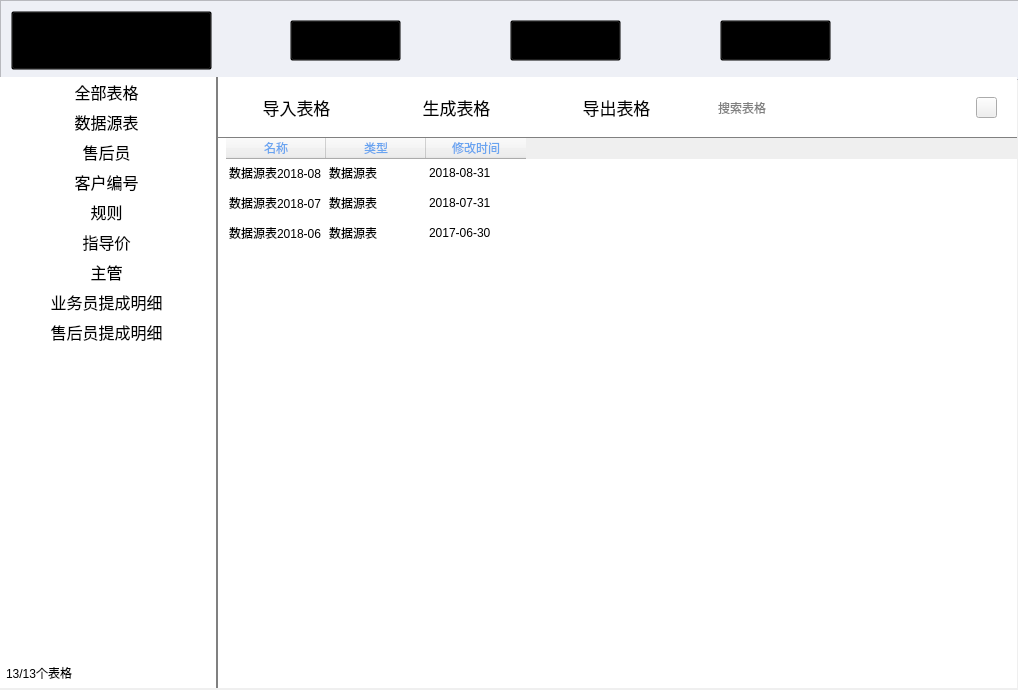
<?xml version="1.0" encoding="UTF-8"?>
<ui version="4.0">
 <class>manageWidget</class>
 <widget class="QWidget" name="manageWidget">
  <property name="geometry">
   <rect>
    <x>0</x>
    <y>0</y>
    <width>1018</width>
    <height>690</height>
   </rect>
  </property>
  <property name="windowTitle">
   <string>表单管理</string>
  </property>
  <property name="styleSheet">
   <string notr="true"/>
  </property>
  <widget class="QStackedWidget" name="stackedWidget">
   <property name="geometry">
    <rect>
     <x>-4</x>
     <y>77</y>
     <width>1021</width>
     <height>611</height>
    </rect>
   </property>
   <property name="styleSheet">
    <string notr="true"/>
   </property>
   <property name="currentIndex">
    <number>0</number>
   </property>
   <widget class="QWidget" name="page">
    <property name="styleSheet">
     <string notr="true">QWidget#page{
	background: white;
}</string>
    </property>
    <widget class="QListWidget" name="selectListWidget">
     <property name="geometry">
      <rect>
       <x>0</x>
       <y>0</y>
       <width>221</width>
       <height>291</height>
      </rect>
     </property>
     <property name="styleSheet">
      <string notr="true">QListWidget#selectListWidget{
	border: 0px;
	font-size: 16px;
}

QListWidget#selectListWidget::item{
	height: 30px;
}</string>
     </property>
     <item>
      <property name="text">
       <string>全部表格</string>
      </property>
      <property name="textAlignment">
       <set>AlignHCenter|AlignVCenter|AlignCenter</set>
      </property>
     </item>
     <item>
      <property name="text">
       <string>数据源表</string>
      </property>
      <property name="textAlignment">
       <set>AlignHCenter|AlignVCenter|AlignCenter</set>
      </property>
     </item>
     <item>
      <property name="text">
       <string>售后员</string>
      </property>
      <property name="textAlignment">
       <set>AlignHCenter|AlignVCenter|AlignCenter</set>
      </property>
     </item>
     <item>
      <property name="text">
       <string>客户编号</string>
      </property>
      <property name="textAlignment">
       <set>AlignHCenter|AlignVCenter|AlignCenter</set>
      </property>
     </item>
     <item>
      <property name="text">
       <string>规则</string>
      </property>
      <property name="textAlignment">
       <set>AlignHCenter|AlignVCenter|AlignCenter</set>
      </property>
     </item>
     <item>
      <property name="text">
       <string>指导价</string>
      </property>
      <property name="textAlignment">
       <set>AlignHCenter|AlignVCenter|AlignCenter</set>
      </property>
     </item>
     <item>
      <property name="text">
       <string>主管</string>
      </property>
      <property name="textAlignment">
       <set>AlignHCenter|AlignVCenter|AlignCenter</set>
      </property>
     </item>
     <item>
      <property name="text">
       <string>业务员提成明细</string>
      </property>
      <property name="textAlignment">
       <set>AlignHCenter|AlignVCenter|AlignCenter</set>
      </property>
     </item>
     <item>
      <property name="text">
       <string>售后员提成明细</string>
      </property>
      <property name="textAlignment">
       <set>AlignHCenter|AlignVCenter|AlignCenter</set>
      </property>
     </item>
    </widget>
    <widget class="Line" name="vline">
     <property name="geometry">
      <rect>
       <x>220</x>
       <y>0</y>
       <width>16</width>
       <height>621</height>
      </rect>
     </property>
     <property name="styleSheet">
      <string notr="true">QFrame#vline{
	border: 2px;
	border-left: 2px solid gray;
}</string>
     </property>
     <property name="orientation">
      <enum>Qt::Vertical</enum>
     </property>
    </widget>
    <widget class="QLabel" name="label">
     <property name="geometry">
      <rect>
       <x>10</x>
       <y>580</y>
       <width>211</width>
       <height>31</height>
      </rect>
     </property>
     <property name="text">
      <string>13/13个表格</string>
     </property>
    </widget>
    <widget class="QLabel" name="imageLabel">
     <property name="geometry">
      <rect>
       <x>1</x>
       <y>290</y>
       <width>221</width>
       <height>291</height>
      </rect>
     </property>
     <property name="styleSheet">
      <string notr="true">QLabel#imageLabel{
	border-image: url(:/img/草原.png);
	color: white;
	font-weight: bold;
}</string>
     </property>
     <property name="text">
      <string>&lt;html&gt;&lt;head/&gt;&lt;body&gt;&lt;p align=&quot;center&quot;&gt;&lt;span style=&quot; font-size:20pt;&quot;&gt;昆山道普&lt;/span&gt;&lt;/p&gt;&lt;p align=&quot;center&quot;&gt;&lt;span style=&quot; font-size:20pt;&quot;&gt;润滑科技&lt;/span&gt;&lt;/p&gt;&lt;p align=&quot;center&quot;&gt;&lt;span style=&quot; font-size:20pt;&quot;&gt;有限公司&lt;/span&gt;&lt;/p&gt;&lt;/body&gt;&lt;/html&gt;</string>
     </property>
    </widget>
    <widget class="Line" name="hLine">
     <property name="geometry">
      <rect>
       <x>220</x>
       <y>60</y>
       <width>801</width>
       <height>31</height>
      </rect>
     </property>
     <property name="styleSheet">
      <string notr="true">QFrame#hLine{
	border-top: 1px solid gray;
}</string>
     </property>
     <property name="orientation">
      <enum>Qt::Horizontal</enum>
     </property>
    </widget>
    <widget class="QPushButton" name="importPushButton">
     <property name="geometry">
      <rect>
       <x>240</x>
       <y>10</y>
       <width>121</width>
       <height>41</height>
      </rect>
     </property>
     <property name="styleSheet">
      <string notr="true">QPushButton{
	background: white;
	border: none;
	font-family: &quot;微软雅黑&quot;;
	font-size: 17px;
	qproperty-icon: url(:/img/import.png)
}

QPushButton:hover{
	border: 1px solid rgb(105, 164, 240);
	border-radius: 5px;
	color: rgb(85, 170, 255);
}</string>
     </property>
     <property name="text">
      <string>导入表格</string>
     </property>
    </widget>
    <widget class="QPushButton" name="generatePushButton_2">
     <property name="geometry">
      <rect>
       <x>560</x>
       <y>10</y>
       <width>121</width>
       <height>41</height>
      </rect>
     </property>
     <property name="styleSheet">
      <string notr="true">QPushButton{
	background: white;
	border: none;
	font-family: &quot;微软雅黑&quot;;
	font-size: 17px;
}

QPushButton:hover{
	border: 1px solid rgb(105, 164, 240);
	border-radius: 5px;
	color: rgb(85, 170, 255);
}</string>
     </property>
     <property name="text">
      <string>导出表格</string>
     </property>
     <property name="icon">
      <iconset resource="resources.qrc">
       <normaloff>:/img/export.png</normaloff>:/img/export.png</iconset>
     </property>
    </widget>
    <widget class="QPushButton" name="generatePushButton">
     <property name="geometry">
      <rect>
       <x>400</x>
       <y>10</y>
       <width>121</width>
       <height>41</height>
      </rect>
     </property>
     <property name="styleSheet">
      <string notr="true">QPushButton{
	background: white;
	border: none;
	font-family: &quot;微软雅黑&quot;;
	font-size: 17px;
}

QPushButton:hover{
	border: 1px solid rgb(105, 164, 240);
	border-radius: 5px;
	color: rgb(85, 170, 255);
}</string>
     </property>
     <property name="text">
      <string>生成表格</string>
     </property>
     <property name="icon">
      <iconset resource="resources.qrc">
       <normaloff>:/img/generate.png</normaloff>:/img/generate.png</iconset>
     </property>
    </widget>
    <widget class="QLineEdit" name="searchLineEdit">
     <property name="geometry">
      <rect>
       <x>720</x>
       <y>10</y>
       <width>261</width>
       <height>41</height>
      </rect>
     </property>
     <property name="toolTip">
      <string>&lt;html&gt;&lt;head/&gt;&lt;body&gt;&lt;p&gt;你好啊&lt;/p&gt;&lt;/body&gt;&lt;/html&gt;</string>
     </property>
     <property name="styleSheet">
      <string notr="true">QLineEdit#searchLineEdit{
	border-top: 0px;
	border-left: 0px;
	border-right: 0px;
	border-bottom: 0px;
	background: rgb(0,0,0,0);
	font-family: &quot;微软雅黑&quot;;
}</string>
     </property>
     <property name="placeholderText">
      <string>搜索表格</string>
     </property>
    </widget>
    <widget class="QTableWidget" name="listTableWidget">
     <property name="geometry">
      <rect>
       <x>230</x>
       <y>60</y>
       <width>791</width>
       <height>521</height>
      </rect>
     </property>
     <property name="styleSheet">
      <string notr="true">QTableWidget{
	border: 0px;
}

QHeaderView::section::horizontal{
	color: rgb(105, 164, 240);
}</string>
     </property>
     <property name="gridStyle">
      <enum>Qt::NoPen</enum>
     </property>
     <attribute name="verticalHeaderVisible">
      <bool>false</bool>
     </attribute>
     <row>
      <property name="text">
       <string>1</string>
      </property>
     </row>
     <row>
      <property name="text">
       <string>2</string>
      </property>
     </row>
     <row>
      <property name="text">
       <string>3</string>
      </property>
     </row>
     <column>
      <property name="text">
       <string>名称</string>
      </property>
     </column>
     <column>
      <property name="text">
       <string>类型</string>
      </property>
     </column>
     <column>
      <property name="text">
       <string>修改时间</string>
      </property>
     </column>
     <item row="0" column="0">
      <property name="text">
       <string>数据源表2018-08</string>
      </property>
     </item>
     <item row="0" column="1">
      <property name="text">
       <string>数据源表</string>
      </property>
     </item>
     <item row="0" column="2">
      <property name="text">
       <string>2018-08-31</string>
      </property>
     </item>
     <item row="1" column="0">
      <property name="text">
       <string>数据源表2018-07</string>
      </property>
     </item>
     <item row="1" column="1">
      <property name="text">
       <string>数据源表</string>
      </property>
     </item>
     <item row="1" column="2">
      <property name="text">
       <string>2018-07-31</string>
      </property>
     </item>
     <item row="2" column="0">
      <property name="text">
       <string>数据源表2018-06</string>
      </property>
     </item>
     <item row="2" column="1">
      <property name="text">
       <string>数据源表</string>
      </property>
     </item>
     <item row="2" column="2">
      <property name="text">
       <string>2017-06-30</string>
      </property>
     </item>
    </widget>
    <widget class="QPushButton" name="searchPushButton">
     <property name="geometry">
      <rect>
       <x>980</x>
       <y>20</y>
       <width>21</width>
       <height>21</height>
      </rect>
     </property>
     <property name="styleSheet">
      <string notr="true">QPushButton#searchPushButton{
	border-image: url(:/img/搜索黑.png);
}

QPushButton#searchPushButton:hover{
	border-image: url(:/img/搜索蓝.png);
}</string>
     </property>
     <property name="text">
      <string/>
     </property>
    </widget>
    <zorder>imageLabel</zorder>
    <zorder>listTableWidget</zorder>
    <zorder>selectListWidget</zorder>
    <zorder>vline</zorder>
    <zorder>hLine</zorder>
    <zorder>importPushButton</zorder>
    <zorder>generatePushButton_2</zorder>
    <zorder>generatePushButton</zorder>
    <zorder>searchLineEdit</zorder>
    <zorder>label</zorder>
    <zorder>searchPushButton</zorder>
   </widget>
   <widget class="QWidget" name="page_2">
    <property name="styleSheet">
     <string notr="true">QWidget#page_2{
	background: white;
	border-image: url(:/img/乘风破浪.jpg);
}

QWidget{
	font-size: 20px;
	font-family: &quot;微软雅黑&quot;;
}

QComboBox {
        height: 25px;
        border-radius: 4px;
        border: 1px solid rgb(111, 156, 207);
        background: white;
}
QComboBox:enabled {
        color: rgb(84, 84, 84);
}
QComboBox:!enabled {
        color: rgb(80, 80, 80);
}
QComboBox:enabled:hover, QComboBox:enabled:focus {
        color: rgb(51, 51, 51);
}
QComboBox::drop-down {
        width: 20px;
        border: none;
        background: transparent;
}
QComboBox::drop-down:hover {
        background: rgba(255, 255, 255, 30);
}
QComboBox::down-arrow {
        image: url(:/White/arrowBottom);
}
QComboBox::down-arrow:on {
        /**top: 1px;**/
}
QComboBox QAbstractItemView {
        border: 1px solid rgb(111, 156, 207);
        background: white;
        outline: none;
}
QComboBox QAbstractItemView::item {
        height: 25px;
        color: rgb(73, 73, 73);
}
QComboBox QAbstractItemView::item:selected {
        background: rgb(232, 241, 250);
        color: rgb(2, 65, 132);
}
QLineEdit {
        border-radius: 4px;
        height: 25px;
        border: 1px solid rgb(111, 156, 207);
        background: white;
}
QLineEdit:enabled {
        color: rgb(84, 84, 84);
}
QLineEdit:enabled:hover, QLineEdit:enabled:focus {
        color: rgb(51, 51, 51);
}
QLineEdit:!enabled {
        color: rgb(80, 80, 80);
}
QPushButton{
        border-radius: 4px;
        border: none;
        width: 75px;
        height: 25px;
}
QPushButton:enabled {
        background: rgb(120, 170, 220);
        color: white;
}
QPushButton:!enabled {
        background: rgb(180, 180, 180);
        color: white;
}
QPushButton:enabled:hover{
        background: rgb(100, 160, 220);
}
QPushButton:enabled:pressed{
        background: rgb(0, 78, 161);
}
</string>
    </property>
    <widget class="QLabel" name="label_2">
     <property name="geometry">
      <rect>
       <x>60</x>
       <y>80</y>
       <width>111</width>
       <height>51</height>
      </rect>
     </property>
     <property name="text">
      <string>数据源表</string>
     </property>
    </widget>
    <widget class="QLabel" name="label_3">
     <property name="geometry">
      <rect>
       <x>550</x>
       <y>80</y>
       <width>111</width>
       <height>51</height>
      </rect>
     </property>
     <property name="text">
      <string>规则表</string>
     </property>
    </widget>
    <widget class="QLabel" name="label_4">
     <property name="geometry">
      <rect>
       <x>550</x>
       <y>240</y>
       <width>111</width>
       <height>51</height>
      </rect>
     </property>
     <property name="text">
      <string>售后员表</string>
     </property>
    </widget>
    <widget class="QLabel" name="label_5">
     <property name="geometry">
      <rect>
       <x>60</x>
       <y>240</y>
       <width>111</width>
       <height>51</height>
      </rect>
     </property>
     <property name="text">
      <string>主管表</string>
     </property>
    </widget>
    <widget class="QComboBox" name="dataSourceComboBox">
     <property name="geometry">
      <rect>
       <x>210</x>
       <y>91</y>
       <width>191</width>
       <height>31</height>
      </rect>
     </property>
     <item>
      <property name="text">
       <string>数据源表2018-08</string>
      </property>
     </item>
     <item>
      <property name="text">
       <string>数据源表2018-07</string>
      </property>
     </item>
     <item>
      <property name="text">
       <string>数据源表2018-06</string>
      </property>
     </item>
    </widget>
    <widget class="QComboBox" name="ruleComboBox">
     <property name="geometry">
      <rect>
       <x>700</x>
       <y>90</y>
       <width>191</width>
       <height>31</height>
      </rect>
     </property>
     <item>
      <property name="text">
       <string>规则表A</string>
      </property>
     </item>
    </widget>
    <widget class="QComboBox" name="comboBox_3">
     <property name="geometry">
      <rect>
       <x>700</x>
       <y>250</y>
       <width>191</width>
       <height>31</height>
      </rect>
     </property>
     <item>
      <property name="text">
       <string>售后员表2018-06</string>
      </property>
     </item>
    </widget>
    <widget class="QComboBox" name="comboBox_4">
     <property name="geometry">
      <rect>
       <x>210</x>
       <y>249</y>
       <width>191</width>
       <height>31</height>
      </rect>
     </property>
     <item>
      <property name="text">
       <string>主管表2018-06</string>
      </property>
     </item>
    </widget>
    <widget class="QPushButton" name="pushButton">
     <property name="geometry">
      <rect>
       <x>310</x>
       <y>440</y>
       <width>151</width>
       <height>41</height>
      </rect>
     </property>
     <property name="text">
      <string>生成提成表单</string>
     </property>
    </widget>
    <widget class="QProgressBar" name="progressBar">
     <property name="geometry">
      <rect>
       <x>510</x>
       <y>445</y>
       <width>191</width>
       <height>31</height>
      </rect>
     </property>
     <property name="value">
      <number>24</number>
     </property>
    </widget>
    <widget class="QLabel" name="label_6">
     <property name="geometry">
      <rect>
       <x>60</x>
       <y>160</y>
       <width>111</width>
       <height>51</height>
      </rect>
     </property>
     <property name="text">
      <string>指导价</string>
     </property>
    </widget>
    <widget class="QComboBox" name="dataSourceComboBox_2">
     <property name="geometry">
      <rect>
       <x>210</x>
       <y>170</y>
       <width>191</width>
       <height>31</height>
      </rect>
     </property>
     <item>
      <property name="text">
       <string>指导价表2018-08</string>
      </property>
     </item>
    </widget>
    <widget class="QLabel" name="label_7">
     <property name="geometry">
      <rect>
       <x>550</x>
       <y>160</y>
       <width>111</width>
       <height>51</height>
      </rect>
     </property>
     <property name="text">
      <string>客户编号</string>
     </property>
    </widget>
    <widget class="QComboBox" name="ruleComboBox_2">
     <property name="geometry">
      <rect>
       <x>700</x>
       <y>170</y>
       <width>191</width>
       <height>31</height>
      </rect>
     </property>
     <item>
      <property name="text">
       <string>客户编号表A</string>
      </property>
     </item>
    </widget>
    <widget class="QLabel" name="label_8">
     <property name="geometry">
      <rect>
       <x>60</x>
       <y>320</y>
       <width>151</width>
       <height>51</height>
      </rect>
     </property>
     <property name="text">
      <string>业务员提成明细</string>
     </property>
    </widget>
    <widget class="QLineEdit" name="lineEdit">
     <property name="geometry">
      <rect>
       <x>210</x>
       <y>330</y>
       <width>191</width>
       <height>31</height>
      </rect>
     </property>
    </widget>
    <widget class="QLineEdit" name="lineEdit_2">
     <property name="geometry">
      <rect>
       <x>700</x>
       <y>330</y>
       <width>191</width>
       <height>31</height>
      </rect>
     </property>
    </widget>
    <widget class="QLabel" name="label_9">
     <property name="geometry">
      <rect>
       <x>550</x>
       <y>320</y>
       <width>151</width>
       <height>51</height>
      </rect>
     </property>
     <property name="text">
      <string>售后员提成明细</string>
     </property>
    </widget>
   </widget>
   <widget class="QWidget" name="page_3">
    <property name="styleSheet">
     <string notr="true">QWidget#page_3{
	background: white;
}
QWidget{
	font-size: 20px;
	font-family: &quot;微软雅黑&quot;;
}

QComboBox {
        height: 25px;
        border-radius: 4px;
        border: 1px solid rgb(111, 156, 207);
        background: white;
}
QComboBox:enabled {
        color: rgb(84, 84, 84);
}
QComboBox:!enabled {
        color: rgb(80, 80, 80);
}
QComboBox:enabled:hover, QComboBox:enabled:focus {
        color: rgb(51, 51, 51);
}
QComboBox::drop-down {
        width: 20px;
        border: none;
        background: transparent;
}
QComboBox::drop-down:hover {
        background: rgba(255, 255, 255, 30);
}
QComboBox::down-arrow {
        image: url(:/White/arrowBottom);
}
QComboBox::down-arrow:on {
        /**top: 1px;**/
}
QComboBox QAbstractItemView {
        border: 1px solid rgb(111, 156, 207);
        background: white;
        outline: none;
}
QComboBox QAbstractItemView::item {
        height: 25px;
        color: rgb(73, 73, 73);
}
QComboBox QAbstractItemView::item:selected {
        background: rgb(232, 241, 250);
        color: rgb(2, 65, 132);
}
QLineEdit {
        border-radius: 4px;
        height: 25px;
        border: 1px solid rgb(111, 156, 207);
        background: white;
}
QLineEdit:enabled {
        color: rgb(84, 84, 84);
}
QLineEdit:enabled:hover, QLineEdit:enabled:focus {
        color: rgb(51, 51, 51);
}
QLineEdit:!enabled {
        color: rgb(80, 80, 80);
}
QPushButton{
        border-radius: 4px;
        border: none;
        width: 75px;
        height: 25px;
}
QPushButton:enabled {
        background: rgb(120, 170, 220);
        color: white;
}
QPushButton:!enabled {
        background: rgb(180, 180, 180);
        color: white;
}
QPushButton:enabled:hover{
        background: rgb(100, 160, 220);
}
QPushButton:enabled:pressed{
        background: rgb(0, 78, 161);
}
QHeaderView::section:horizontal {
        border: none;
		border-bottom: 3px solid rgb(0, 78, 161);
        color: rgb(2, 65, 132);
        background: transparent;
        padding-left: 5px;
}</string>
    </property>
    <widget class="QLabel" name="label_10">
     <property name="geometry">
      <rect>
       <x>280</x>
       <y>39</y>
       <width>181</width>
       <height>51</height>
      </rect>
     </property>
     <property name="text">
      <string>请选择数据表类型：</string>
     </property>
    </widget>
    <widget class="QComboBox" name="dataSourceComboBox_3">
     <property name="geometry">
      <rect>
       <x>490</x>
       <y>50</y>
       <width>191</width>
       <height>31</height>
      </rect>
     </property>
     <item>
      <property name="text">
       <string>业务员提成明细</string>
      </property>
     </item>
     <item>
      <property name="text">
       <string>售后员提成明细</string>
      </property>
     </item>
    </widget>
    <widget class="QPushButton" name="pushButton_2">
     <property name="geometry">
      <rect>
       <x>400</x>
       <y>490</y>
       <width>201</width>
       <height>51</height>
      </rect>
     </property>
     <property name="text">
      <string>查看序时簿</string>
     </property>
    </widget>
    <widget class="QTableWidget" name="conditionTableWidget">
     <property name="geometry">
      <rect>
       <x>150</x>
       <y>120</y>
       <width>691</width>
       <height>321</height>
      </rect>
     </property>
     <attribute name="verticalHeaderVisible">
      <bool>false</bool>
     </attribute>
     <row>
      <property name="text">
       <string>1</string>
      </property>
     </row>
     <column>
      <property name="text">
       <string>逻辑</string>
      </property>
     </column>
     <column>
      <property name="text">
       <string>（</string>
      </property>
     </column>
     <column>
      <property name="text">
       <string>名称</string>
      </property>
     </column>
     <column>
      <property name="text">
       <string>比较关系</string>
      </property>
     </column>
     <column>
      <property name="text">
       <string>数值</string>
      </property>
     </column>
     <column>
      <property name="text">
       <string>）</string>
      </property>
     </column>
     <item row="0" column="0">
      <property name="text">
       <string/>
      </property>
     </item>
    </widget>
   </widget>
  </widget>
  <widget class="QPushButton" name="logoLabelPushButton">
   <property name="geometry">
    <rect>
     <x>11</x>
     <y>11</y>
     <width>201</width>
     <height>59</height>
    </rect>
   </property>
   <property name="styleSheet">
    <string notr="true">QPushButton#logoLabelPushButton{
	font-family: &quot;等线&quot;;
	font-weight: bold;
	font-size: 24px;
	background: rgba(0,0,0,0);
}</string>
   </property>
   <property name="text">
    <string>提成计算系统</string>
   </property>
   <property name="icon">
    <iconset resource="resources.qrc">
     <normaloff>:/img/销售提成结算.png</normaloff>:/img/销售提成结算.png</iconset>
   </property>
   <property name="iconSize">
    <size>
     <width>50</width>
     <height>50</height>
    </size>
   </property>
  </widget>
  <widget class="QFrame" name="titleFrame">
   <property name="geometry">
    <rect>
     <x>0</x>
     <y>0</y>
     <width>1021</width>
     <height>80</height>
    </rect>
   </property>
   <property name="styleSheet">
    <string notr="true">QFrame#titleFrame{
	background: rgb(238,240,246);
}</string>
   </property>
   <property name="frameShape">
    <enum>QFrame::StyledPanel</enum>
   </property>
   <property name="frameShadow">
    <enum>QFrame::Raised</enum>
   </property>
   <widget class="QPushButton" name="tableManagePushButton">
    <property name="geometry">
     <rect>
      <x>290</x>
      <y>20</y>
      <width>111</width>
      <height>41</height>
     </rect>
    </property>
    <property name="styleSheet">
     <string notr="true">QPushButton#tableManagePushButton{
	background: rgba(0,0,0,0);
	font-family: &quot;黑体&quot;;
	font-size: 20px;
}

QPushButton#tableManagePushButton:hover{
	color: rgb(85, 170, 255);
}

QPushButton#tableManagePushButton:checked{
	color: rgb(85, 170, 255);
	border: none;
	border-bottom: 2px solid rgb(85, 170, 255);
}</string>
    </property>
    <property name="text">
     <string>业务表管理</string>
    </property>
    <property name="checkable">
     <bool>true</bool>
    </property>
    <property name="checked">
     <bool>false</bool>
    </property>
   </widget>
   <widget class="QPushButton" name="tableGeneratePushButton">
    <property name="geometry">
     <rect>
      <x>510</x>
      <y>20</y>
      <width>111</width>
      <height>41</height>
     </rect>
    </property>
    <property name="styleSheet">
     <string notr="true">QPushButton#tableGeneratePushButton{
	background: rgba(0,0,0,0);
	font-family: &quot;黑体&quot;;
	font-size: 20px;
}

QPushButton#tableGeneratePushButton:hover{
	color: rgb(85, 170, 255);
}

QPushButton#tableGeneratePushButton:checked{
	color: rgb(85, 170, 255);
	border: none;
	border-bottom: 2px solid rgb(85, 170, 255);
}</string>
    </property>
    <property name="text">
     <string>业务表生成</string>
    </property>
    <property name="checkable">
     <bool>true</bool>
    </property>
    <property name="checked">
     <bool>false</bool>
    </property>
   </widget>
   <widget class="QPushButton" name="tableViewPushButton">
    <property name="geometry">
     <rect>
      <x>720</x>
      <y>20</y>
      <width>111</width>
      <height>41</height>
     </rect>
    </property>
    <property name="styleSheet">
     <string notr="true">QPushButton#tableViewPushButton{
	background: rgba(0,0,0,0);
	font-family: &quot;黑体&quot;;
	font-size: 20px;
}

QPushButton#tableViewPushButton:hover{
	color: rgb(85, 170, 255);
}

QPushButton#tableViewPushButton:checked{
	color: rgb(85, 170, 255);
	border: none;
	border-bottom: 2px solid rgb(85, 170, 255);
}</string>
    </property>
    <property name="text">
     <string>序时簿查看</string>
    </property>
    <property name="checkable">
     <bool>true</bool>
    </property>
    <property name="checked">
     <bool>false</bool>
    </property>
   </widget>
  </widget>
  <zorder>titleFrame</zorder>
  <zorder>stackedWidget</zorder>
  <zorder>logoLabelPushButton</zorder>
 </widget>
 <resources>
  <include location="resources.qrc"/>
 </resources>
 <connections/>
</ui>
